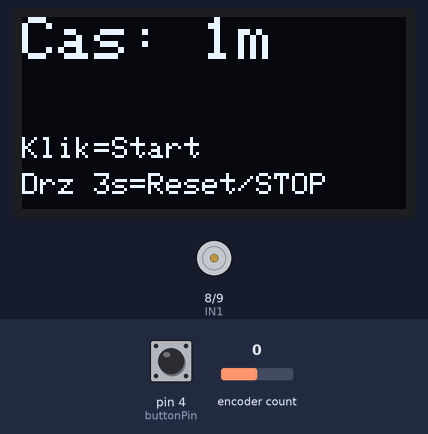
Simulated run of this sketch. Board: Arduino Uno, built with avr-gcc and run on an emulated ATmega328P. Parts: 128×64 one-colour display, motor-driver pin pairs drawn as motors (green arrow = first pin HIGH = forward, orange = second pin HIGH = backward, longer = more drive). Inputs (shaded band) come from the test bench; at power-on: pin 4 (buttonPin) HIGH, encoder count 0.

Above: at 2.2 s.
2.3 s: pin 4 (buttonPin) pulled LOW for 0.15 s
At 4.0 s:
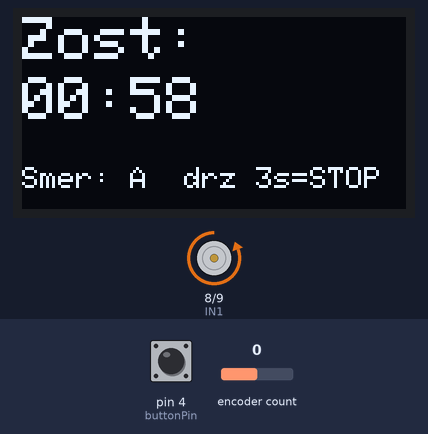
5.4 s: pin 4 (buttonPin) pulled LOW for 3.2 s
At 8.9 s:
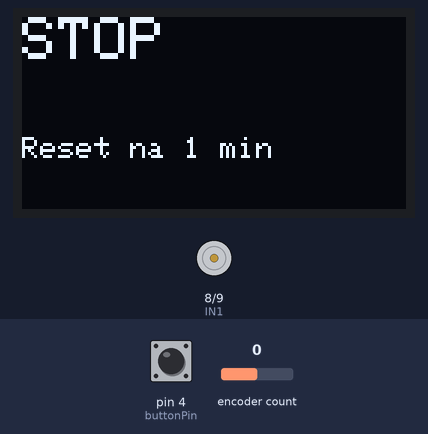
10.5 s: encoder count set to 1
At 11.7 s:
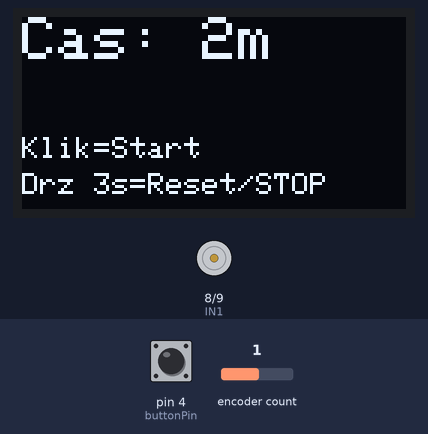
12.0 s: pin 4 (buttonPin) pulled LOW for 1 s
At 43.7 s:
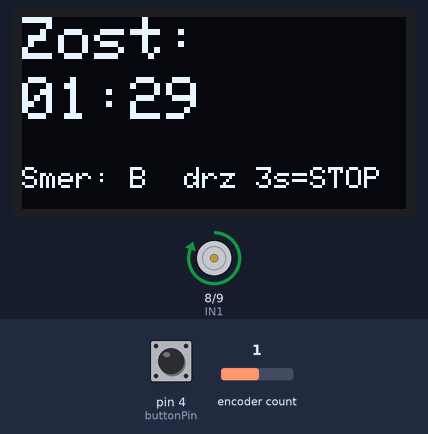
Timing chart, 0 to 45.2 s (numbered marks = the images above; inputs shaded):
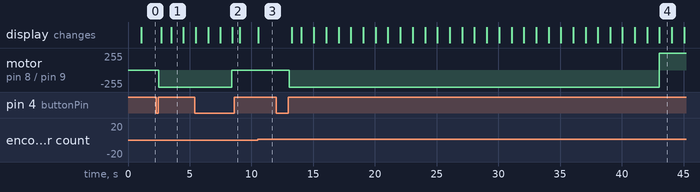

The sketch:

controll_box_copy_20251213225303.ino
```cpp
#include <Wire.h>
#include <Adafruit_SSD1306.h>
#include <Encoder.h>

#define SCREEN_WIDTH 128
#define SCREEN_HEIGHT 64
Adafruit_SSD1306 display(SCREEN_WIDTH, SCREEN_HEIGHT, &Wire, -1);

// Rotary encoder (KY-040)
Encoder myEnc(2, 3);
const int buttonPin = 4;

// Motor control pins (TC1508A – Motor A)
const int IN1 = 8;
const int IN2 = 9;

// State variables
bool running = false;
bool direction = false;
unsigned long startTime = 0;
unsigned long duration = 0;
unsigned long lastSwitch = 0;

// Button handling
bool lastButtonState = HIGH;
unsigned long pressStart = 0;
bool longPressHandled = false;

const int MIN_MINUTES = 1;
const int MAX_MINUTES = 30;
const int DEFAULT_MINUTES = 1;

const unsigned long SWITCH_INTERVAL_MS = 30000UL;
const unsigned long LONG_PRESS_MS = 3000UL;

static inline void setMotor(bool dir) {
  digitalWrite(IN1, dir ? HIGH : LOW);
  digitalWrite(IN2, dir ? LOW  : HIGH);
}

static inline void stopMotor() {
  digitalWrite(IN1, LOW);
  digitalWrite(IN2, LOW);
}

static void showMessage(const char* line1, const char* line2, unsigned long ms) {
  display.clearDisplay();
  display.setTextColor(SSD1306_WHITE);   // ✅ dôležité
  display.setTextSize(2);
  display.setCursor(0, 0);
  display.print(line1);

  display.setTextSize(1);
  display.setCursor(0, 40);
  display.print(line2);

  display.display();
  delay(ms);
}

void setup() {
  pinMode(IN1, OUTPUT);
  pinMode(IN2, OUTPUT);
  pinMode(buttonPin, INPUT_PULLUP);

  stopMotor();

  // OLED init
  if (!display.begin(SSD1306_SWITCHCAPVCC, 0x3C)) {
    // ak by zlyhalo, aspoň nenechať bežať motor
    stopMotor();
    while (true) { delay(100); }
  }
  display.setRotation(2);   // 180° rotation (upside down)
  display.clearDisplay();
  display.setTextColor(SSD1306_WHITE);   // ✅ chýbalo v poslednej verzii
  showMessage("Init...", "", 1000);

  myEnc.write((long)DEFAULT_MINUTES * 4L);
}

void loop() {
  unsigned long now = millis();

  // -------- Button state machine (short press / long press) --------
  bool currentButtonState = digitalRead(buttonPin);

  // Detect press start
  if (lastButtonState == HIGH && currentButtonState == LOW) {
    pressStart = now;
    longPressHandled = false;
  }

  // While held: long press
  if (currentButtonState == LOW && !longPressHandled) {
    if (now - pressStart >= LONG_PRESS_MS) {
      longPressHandled = true;

      // LONG PRESS:
      // - ak bezi: EMERGENCY STOP + reset + menu
      // - ak nebezi: reset encoder na default
      stopMotor();
      running = false;
      myEnc.write((long)DEFAULT_MINUTES * 4L);

      showMessage("STOP", "Reset na 1 min", 600);
    }
  }

  // Detect release -> short press (only if long press wasn't handled)
  bool shortPressed = false;
  if (lastButtonState == LOW && currentButtonState == HIGH) {
    if (!longPressHandled && (now - pressStart) > 30) {
      shortPressed = true;
    }
  }

  lastButtonState = currentButtonState;

  // -------------------- Main logic --------------------
  if (!running) {
    // --- Encoder: drzat 1..30 min ---
    long raw = myEnc.read();
    long rawSteps = raw / 4;
    int minutes = (int)rawSteps;

    if (minutes < MIN_MINUTES) {
      minutes = MIN_MINUTES;
      myEnc.write((long)minutes * 4L);
    } else if (minutes > MAX_MINUTES) {
      minutes = MAX_MINUTES;
      myEnc.write((long)minutes * 4L);
    }

    // UI
    display.clearDisplay();
    display.setTextColor(SSD1306_WHITE);
    display.setCursor(0, 0);
    display.setTextSize(2);
    display.print("Cas: ");
    display.print(minutes);
    display.println("m");

    display.setTextSize(1);
    display.setCursor(0, 40);
    display.print("Klik=Start");
    display.setCursor(0, 52);
    display.print("Drz 3s=Reset/STOP");
    display.display();

    if (shortPressed) {
      duration = (unsigned long)minutes * 60000UL;
      startTime = now;
      lastSwitch = now;

      direction = false;
      setMotor(direction);   // start hned

      running = true;
      delay(200);
    }

  } else {
    // Running state: switch direction
    if (now - lastSwitch >= SWITCH_INTERVAL_MS) {
      direction = !direction;
      setMotor(direction);
      lastSwitch = now;
    }

    // Remaining time
    unsigned long elapsed = now - startTime;
    unsigned long remaining = (elapsed >= duration) ? 0UL : (duration - elapsed);

    unsigned int remSec = (unsigned int)(remaining / 1000UL);
    unsigned int mm = remSec / 60U;
    unsigned int ss = remSec % 60U;

    display.clearDisplay();
    display.setTextColor(SSD1306_WHITE);
    display.setTextSize(2);
    display.setCursor(0, 0);
    display.print("Zost:");

    display.setCursor(0, 20);
    if (mm < 10) display.print('0');
    display.print(mm);
    display.print(':');
    if (ss < 10) display.print('0');
    display.print(ss);

    display.setTextSize(1);
    display.setCursor(0, 50);
    display.print("Smer: ");
    display.print(direction ? "B" : "A");
    display.print("  drz 3s=STOP");
    display.display();

    // End by time
    if (elapsed >= duration) {
      stopMotor();
      running = false;
      myEnc.write((long)DEFAULT_MINUTES * 4L);
      delay(600);
    }
  }
}
```

Measured:
- after the input at 2.3 s, motor on pin 8 (IN1) / pin 9 (IN2): stopped → backward 255/255 after 0.18 s; the display: first changes after 0.41 s (image 1 shows a later state)
- after the input at 5.4 s, motor on pin 8 (IN1) / pin 9 (IN2): backward 255/255 → stopped after 3.0 s; the display: first differs from a run without the input after 3.0 s (image 2)
- after the input at 10.5 s, the display: changes after 0.06 s (image 3)
- after the input at 12.0 s, motor on pin 8 (IN1) / pin 9 (IN2): stopped → backward 255/255 after 1.0 s, → forward 255/255 30.0 s later; the display: first changes after 1.3 s (image 4 shows a later state)
- what the display in image 1 shows lasts 1.0 s, from 3.5 s to 4.5 s
